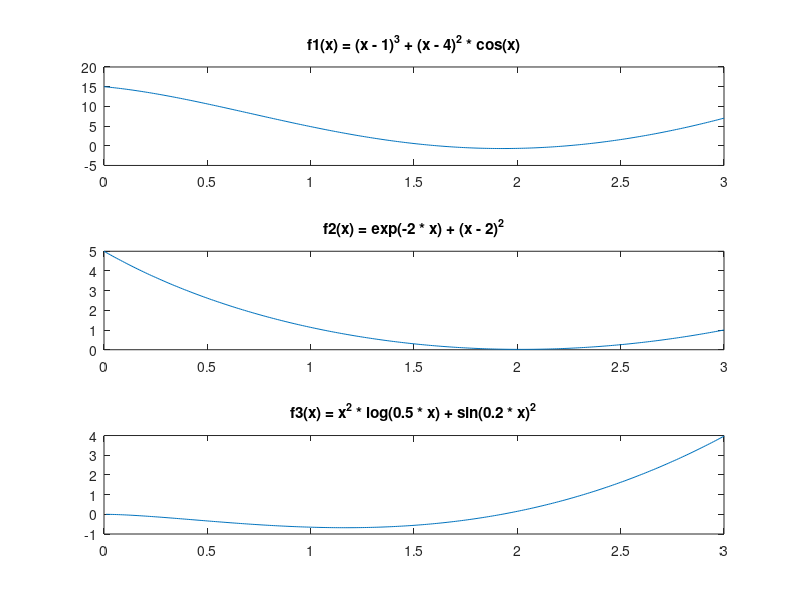

Reproduce this figure in MATLAB. (Note: this script raises an error after producing the figure.)
% Ορίζουμε τις συναρτήσεις f1(x), f2(x), και f3(x)
f1 = @(x) (x - 1).^3 + (x - 4).^2 .* cos(x);
f2 = @(x) exp(-2 .* x) + (x - 2).^2;
f3 = @(x) x.^2 .* log(0.5 .* x) + sin(0.2 .* x).^2;

x = 0:0.01:3; 

% Υπολογισμός των συναρτήσεων
y1 = f1(x);
y2 = f2(x);
y3 = f3(x);

% Δημιουργία γραφικών παραστάσεων των συναρτήσεων
figure;  
subplot(3,1,1);  
plot(x, y1);
title('f1(x) = (x - 1)^3 + (x - 4)^2 * cos(x)');

subplot(3,1,2);  
plot(x, y2);
title('f2(x) = exp(-2 * x) + (x - 2)^2');

subplot(3,1,3);  
plot(x, y3);
title('f3(x) = x^2 * log(0.5 * x) + sin(0.2 * x)^2');

% Ορίζουμε το τελικό εύρος αναζήτησης l
l = 0.01;

% Υλοποιούμετον αλγόριθμο για διάφορες τιμές της παραμέτρου ε
epsilons = 0.0001:0.0002:0.0048;  % List of epsilon values
num_evaluations_per_epsilon = zeros(3, length(epsilons));

for i = 1:length(epsilons)
    epsilon = epsilons(i);
    [~,num_evaluations_f1] = bisection_method(f1, 0, 3, epsilon,l);
    [~,num_evaluations_f2] = bisection_method(f2, 0, 3, epsilon,l);
    [~,num_evaluations_f3] = bisection_method(f3, 0, 3, epsilon,l);
    num_evaluations_per_epsilon(1, i) = num_evaluations_f1;
    num_evaluations_per_epsilon(2, i) = num_evaluations_f2;
    num_evaluations_per_epsilon(3, i) = num_evaluations_f3;
end

% Δημιουργούμε γραφικές παραστάσεις για τον αριθμό των κλήσεων της αντικειμενικής συνάρτησης
% Define the number of subplots in each row and column
num_rows = 3;
num_cols = 1;

figure;

for i = 1:3
    subplot(num_rows, num_cols, i); 
    semilogx(epsilons, num_evaluations_per_epsilon(i, :), '-o', 'DisplayName', ['f' num2str(i) '(x)']);
    xlabel('Παράμετρος \epsilon');
    ylabel(['Αριθμός υπολογισμών της f' num2str(i)]);
    legend;
    title(['Επίδραση της παραμέτρου \epsilon στον αριθμό των υπολογισμών της f' num2str(i)]);
end

% Τώρα θα εξετάσουμε την επίδραση της παραμέτρου l (τελικό εύρος αναζήτησης) στον αριθμό των κλήσεων
epsilon = 0.001;
l_values = 0.005:0.002:0.1;
num_evaluations_per_l = zeros(3, length(l_values));

for i = 1:length(l_values)
    l = l_values(i);
    [~,num_evaluations_f1] = bisection_method(f1, 0, 3, epsilon,l);
    num_evaluations_per_l(1, i) = num_evaluations_f1;
    [~,num_evaluations_f2] = bisection_method(f2, 0, 3, epsilon,l);
     num_evaluations_per_l(2, i) = num_evaluations_f2;
    [~,num_evaluations_f3] = bisection_method(f3, 0, 3, epsilon,l);
    num_evaluations_per_l(3, i) = num_evaluations_f3;
end


num_rows = 3;
num_cols = 1;

figure;

for i = 1:3
    subplot(num_rows, num_cols, i); % Create a subplot
    semilogx(l_values, num_evaluations_per_l(i, :), '-o', 'DisplayName', ['f' num2str(i) '(x)']);
    xlabel('Παράμετρος l');
     ylabel(['Αριθμός υπολογισμών της f' num2str(i)]);
    legend;
    title(['Επίδραση της παραμέτρου l στον αριθμό των υπολογισμών της f' num2str(i)]);
end

% Τώρα θα εξετάσουμε την επίδραση της παραμέτρου l (τελικό εύρος αναζήτησης) στα άκρα του διαστήματος [ak,bk]  
% Ορίζουμε τις διάφορες τιμές της παραμέτρου l
l_values = [0.004, 0.01, 0.05, 0.2];
epsilon = 0.001;

figure;

for i = 1:length(l_values)
    l = l_values(i); % Ορίζουμε το μήκος του διαστήματος ως την τρέχουσα τιμή της l
    [~, ~, a_values, b_values] = bisection_method(f1, 0, 3, epsilon, l);
    
    % Δημιουργούμε τα γραφήματα για τα a_values και b_values
    subplot(2, 2, i); % Δημιουργούμε υπο-γραφήματα 2x2 για κάθε τιμή της l
    plot(1:length(a_values), a_values, '-o', 'DisplayName', 'a_k');
    hold on;
    plot(1:length(b_values), b_values, '-o', 'DisplayName', 'b_k');
    xlabel('Βήμα k');
    ylabel('Τιμή a_k ή b_k');
    title(['f1 - Άκρα του διαστήματος [a_k, b_k] για l = ' num2str(l)]);
    legend;
end

figure;
for i = 1:length(l_values)
    l = l_values(i); % Ορίζουμε το μήκος του διαστήματος ως την τρέχουσα τιμή της l
    [~, ~, a_values, b_values] = bisection_method(f2, 0, 3, epsilon, l);
    
    % Δημιουργούμε τα γραφήματα για τα a_values και b_values
    subplot(2, 2, i); % Δημιουργούμε υπο-γραφήματα 2x2 για κάθε τιμή της l
    plot(1:length(a_values), a_values, '-o', 'DisplayName', 'a_k');
    hold on;
    plot(1:length(b_values), b_values, '-o', 'DisplayName', 'b_k');
    xlabel('Βήμα k');
    ylabel('Τιμή a_k ή b_k');
    title(['f2 - Άκρα του διαστήματος [a_k, b_k] για l = ' num2str(l)]);
    legend;
end

figure;
for i = 1:length(l_values)
    l = l_values(i); % Ορίζουμε το μήκος του διαστήματος ως την τρέχουσα τιμή της l
    [~, ~, a_values, b_values] = bisection_method(f3, 0, 3, epsilon, l);
    
    % Δημιουργούμε τα γραφήματα για τα a_values και b_values
    subplot(2, 2, i); % Δημιουργούμε υπο-γραφήματα 2x2 για κάθε τιμή της l
    plot(1:length(a_values), a_values, '-o', 'DisplayName', 'a_k');
    hold on;
    plot(1:length(b_values), b_values, '-o', 'DisplayName', 'b_k');
    xlabel('Βήμα k');
    ylabel('Τιμή a_k ή b_k');
    title(['f3 - Άκρα του διαστήματος [a_k, b_k] για l = ' num2str(l)]);
    legend;
end


% Συνάρτηση διχοτόμου
function [min_x, num_evaluations,a_values, b_values] = bisection_method(f, a, b, epsilon, l)
    k = 1;
    a_values = [a]; % Κρατάμε τις τιμές του a σε κάθε επανάληψη
    b_values = [b]; % Κρατάμε τις τιμές του b σε κάθε επανάληψη
    while (b - a) > l
       k = k + 1;
       mid = (a + b) / 2;
        if f(mid - epsilon) < f(mid + epsilon)
            b = mid + epsilon;
        else
            a = mid - epsilon;
        end
        a_values = [a_values a]; % Αποθηκεύουμε το νέο a
        b_values = [b_values b]; % Αποθηκεύουμε το νέο b
    end
    min_x = (a + b) / 2;
    num_evaluations = 2*k;
end